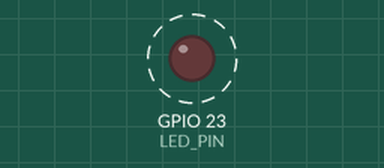
Simulated run of this program. Board: ESP32. Shown: output pins drawn as LEDs (lit = HIGH). Dashed ring = blinking. What the program prints to the serial monitor is not drawn.

Above: at 0.5 s.
Timing chart, 0 to 4.6 s (numbered marks = the images above):
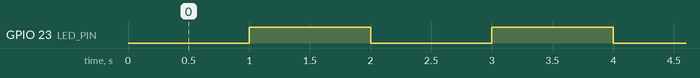

The program:

main.cpp
```cpp
#include <Arduino.h>
#define LED_PIN 23  // Chọn chân GPIO 2 để điều khiển LED

ulong currentMiliseconds = 0; // thời gian hiện tại ms
ulong ledStart = 0;           // thời gian on/off LED

void Use_Blocking();
bool IsReady(ulong &ulTimer, uint32_t milisecond);
void Use_Non_Blocking();

void setup() {
  Serial.begin(115200);     //Khởi tạo Serial
  pinMode(LED_PIN, OUTPUT); // Cấu hình chân LED_PIN là đầu ra
}

void loop() {
  currentMiliseconds = millis();  //nhận thời gian hiện tại tính bằng msms
  //Use_Blocking();         //blocking
  Use_Non_Blocking();       //Non-blocking

  Serial.print("Timer :");
  Serial.println(currentMiliseconds);

}

void Use_Blocking()
{
  digitalWrite(LED_PIN, HIGH); // Bật LED
  Serial.println("LED -> ON");
  delay(1000);               // Đợi 1 giây
  digitalWrite(LED_PIN, LOW); // Tắt LED
  Serial.println("LED -> OFF");
  delay(1000); // Đợi 1 giây
}

bool IsReady(ulong &ulTimer, uint32_t milisecond)
{
  if (currentMiliseconds - ulTimer < milisecond)
    return false;
  ulTimer = currentMiliseconds;
  return true;
}

void Use_Non_Blocking()
{
  static bool isLED_ON = false;
  if (!IsReady(ledStart, 1000))
    return;

  if (!isLED_ON)
  {
    digitalWrite(LED_PIN, HIGH); // Bật LED
    Serial.println("NonBlocking LED -> ON");
  }
  else
  {
    digitalWrite(LED_PIN, LOW); // Tắt LED
    Serial.println("NonBlocking LED -> OFF");
  }
  isLED_ON = !isLED_ON;
}
```

Measured:
- by itself, GPIO 23 (LED_PIN): alternates HIGH for 1.0 s and LOW for 1.0 s
